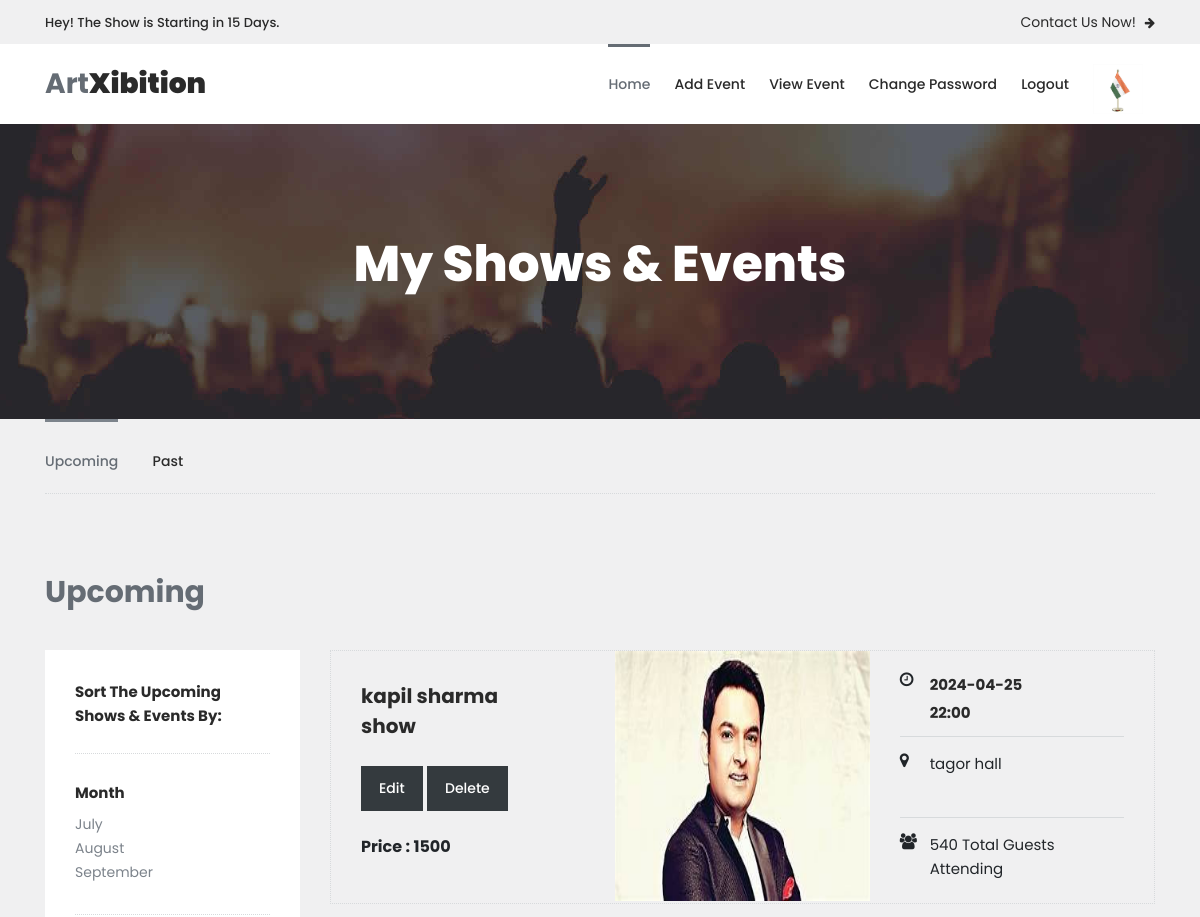
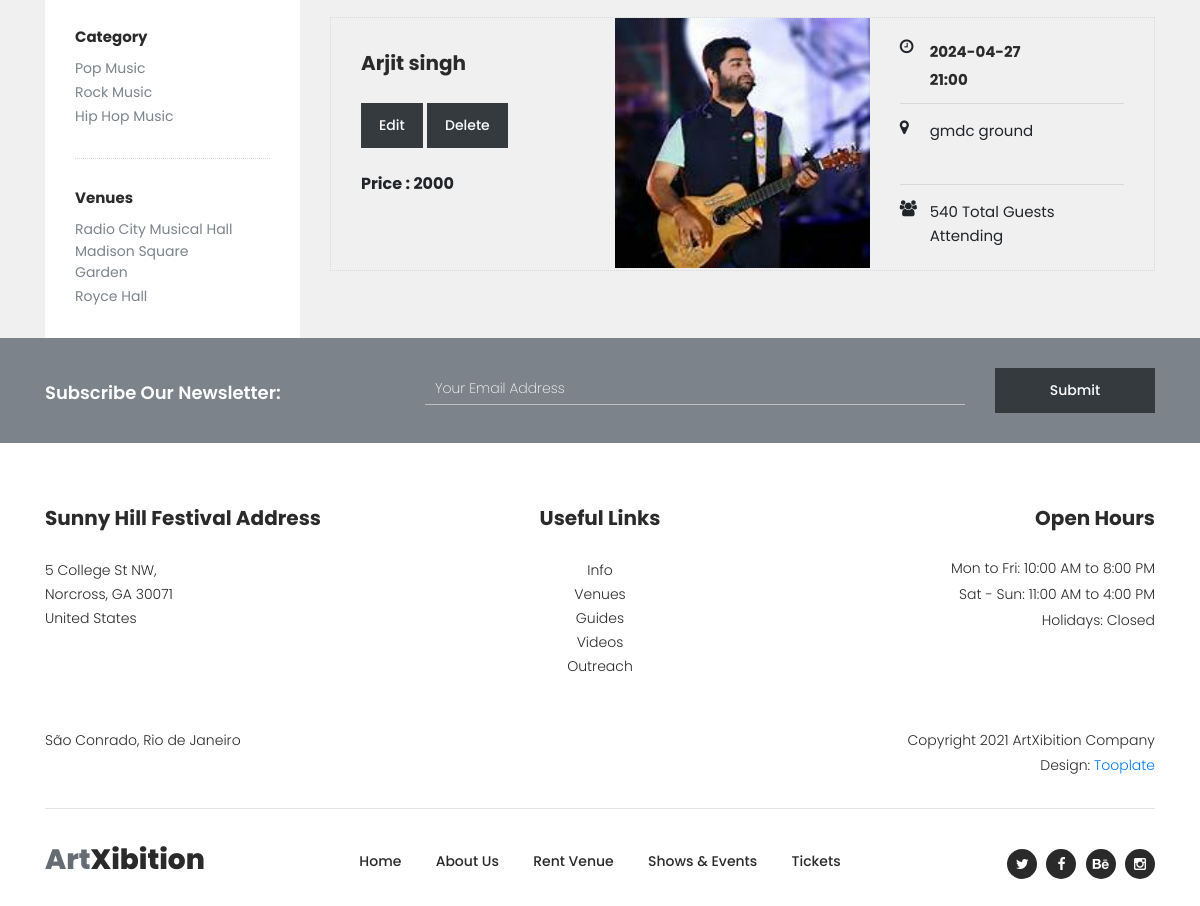
The app's page /manager-view-event/ (signed in) with its own data (2 pictures, top to bottom).
### myapp/models.py (models this page shows, shortened)
class Event(models.Model):
	manager=models.ForeignKey(User,on_delete=models.CASCADE)
	event_name=models.CharField(max_length=100)
	event_date=models.CharField(max_length=100)
	event_time=models.CharField(max_length=100)
	event_venue=models.TextField()
	event_picture=models.ImageField(upload_to="event_picture/")
	event_price=models.PositiveIntegerField()

### myapp/views.py (the view)
# urls.py: path('manager-view-event/',views.manager_view_event,name='manager-view-event'),
def manager_view_event(request):
	manager=User.objects.get(email=request.session['email'])
	events=Event.objects.filter(manager=manager)
	return render(request,'manager-view-event.html',{'events':events})

### myapp/templates/manager-view-event.html (shortened to what this page needs)
{% extends 'manager-header.html' %}
{% load static %}
{% block content %}
<!DOCTYPE html>
<html lang="en">
  <head>
    </head>
    <body>
    <div class="page-heading-shows-events">
        <div class="container">
            <div class="row">
                <div class="col-lg-12">
                    <h2>My Shows & Events</h2>
                </div>
            </div>
        </div>
    </div>
    <div class="shows-events-tabs">
        <div class="container">
            <div class="row">
                <div class="col-lg-12">
                    <div class="row" id="tabs">
                        <div class="col-lg-12">
                            <div class="heading-tabs">
                                <div class="row">
                                    <div class="col-lg-8">
                                        <ul>
                                          <li><a href='#tabs-1'>Upcoming</a></li>
                                          <li><a href='#tabs-2'>Past</a></a></li>
                                        </ul>
                                    </div>
                                </div>
                            </div>
                        </div>
                        <div class="col-lg-12">
                            <section class='tabs-content'>
                                <article id='tabs-1'>
                                    <div class="row">
                                        <div class="col-lg-12">
                                            <div class="heading"><h2>Upcoming</h2></div>
                                        </div>
                                        <div class="col-lg-3">
                                            <div class="sidebar">
                                                <div class="row">
                                                    <div class="col-lg-12">
                                                        <div class="heading-sidebar">
                                                            <h4>Sort The Upcoming Shows & Events By:</h4>
                                                        </div>
                                                    </div>
                                                    <div class="col-lg-12">
                                                        <div class="month">
                                                            <h6>Month</h6>
                                                            <ul>
                                                                <li><a href="#">July</a></li>
                                                                <li><a href="#">August</a></li>
                                                                <li><a href="#">September</a></li>
                                                            </ul>
                                                        </div>
                                                    </div>
                                                    <div class="col-lg-12">
                                                        <div class="category">
                                                            <h6>Category</h6>
                                                            <ul>
                                                                <li><a href="#">Pop Music</a></li>
                                                                <li><a href="#">Rock Music</a></li>
                                                                <li><a href="#">Hip Hop Music</a></li>
                                                            </ul>
                                                        </div>
                                                    </div>
                                                    <div class="col-lg-12">
                                                        <div class="venues">
                                                            <h6>Venues</h6>
                                                            <ul>
                                                                <li><a href="#">Radio City Musical Hall</a></li>
                                                                <li><a href="#">Madison Square Garden</a></li>
                                                                <li><a href="#">Royce Hall</a></li>
                                                            </ul>
                                                        </div>
                                                    </div>
                                                </div>
                                            </div>
                                        </div>
                                        <div class="col-lg-9">
                                            <div class="row">
                                                {% for i in events %}
                                                <div class="col-lg-12">
                                                    <div class="event-item">
                                                        <div class="row">
                                                            <div class="col-lg-4">
                                                                <div class="left-content">
                                                                    <h4>{{i.event_name}}</h4>
                                                                    <div class="main-dark-button"><a href="{% url 'manager-edit-event' pk=i.pk %}">Edit</a>
                                                                        <a href="{% url 'manager-delete-event' pk=i.pk %}">Delete</a>
                                                                        <br><br>
                                                                        <b>Price : {{i.event_price}}</b>
                                                                    </div>
                                                                </div>
                                                            </div>
                                                            <div class="col-lg-4">
                                                                <div class="thumb">
                                                                    <img src="{{i.event_picture.url}}" alt="" style="height: 250px;width: 300px;">
                                                                </div>
                                                            </div>
                                                            <div class="col-lg-4">
                                                                <div class="right-content">
                                                                    <ul>
                                                                        <li>
                                                                            <i class="fa fa-clock-o"></i>
                                                                            <h6>{{i.event_date}}<br>{{i.event_time}}</h6>
                                                                        </li>
                                                                        <li>
                                                                            <i class="fa fa-map-marker"></i>
                                                                            <span>{{i.event_venue}}</span>
                                                                        </li>
                                                                        <li>
                                                                            <i class="fa fa-users"></i>
                                                                            <span>540 Total Guests Attending</span>
                                                                        </li>
                                                                    </ul>
                                                                </div>
                                                            </div>
                                                        </div>
                                                    </div>
                                                </div>
                                                {% endfor %}
                                            </div>
                                        </div>
                                    </div>
                                </article>
                            </section>
                        </div>
                    </div>
                </div>
            </div>
        </div>
    </div>
    <div class="subscribe">
        <div class="container">
            <div class="row">
                <div class="col-lg-4">
                    <h4>Subscribe Our Newsletter:</h4>
                </div>
                <div class="col-lg-8">
                    <form id="subscribe" action="" method="get">
                        <div class="row">
                          <div class="col-lg-9">
                            <fieldset>
                              <input name="email" type="text" id="email" pattern="[^ @]*@[^ @]*" placeholder="Your Email Address" required="">
                            </fieldset>
                          </div>
                          <div class="col-lg-3">
                            <fieldset>
                              <button type="submit" id="form-submit" class="main-dark-button">Submit</button>
                            </fieldset>
                          </div>
                        </div>
                    </form>
                </div>
            </div>
        </div>
    </div>
  </body>
</html>
{% endblock %}

### records on screen
Event: event_name "kapil sharma show", event_price "1500", event_picture (picture), event_date "2024-04-25", event_time "22:00", event_venue "tagor hall"
Event: event_name "Arjit singh", event_price "2000", event_picture (picture), event_date "2024-04-27", event_time "21:00", event_venue "gmdc ground"
